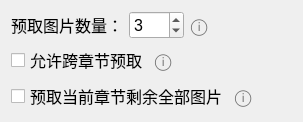
          <widget class="QFrame" name="prefetchFrame">
           <property name="font">
            <font>
             <pointsize>12</pointsize>
            </font>
           </property>
           <layout class="QVBoxLayout" name="prefetchLayout">
            <item>
             <layout class="QHBoxLayout" name="prefetchCountLayout">
              <item>
               <widget class="QLabel" name="prefetchCountLabel">
                <property name="text">
                 <string>预取图片数量：</string>
                </property>
               </widget>
              </item>
              <item>
               <widget class="WheelSpinBox" name="prefetchCount">
                <property name="minimum">
                 <number>1</number>
                </property>
                <property name="maximum">
                 <number>100</number>
                </property>
                <property name="value">
                 <number>3</number>
                </property>
               </widget>
              </item>
              <item>
               <widget class="QLabel" name="prefetchCountHelp">
                <property name="maximumSize">
                 <size><width>24</width><height>24</height></size>
                </property>
                <property name="styleSheet"><string notr="true">color: rgb(110, 110, 110); font-size: 16px;</string></property>
                <property name="toolTip">
                 <string>设置当前页之后预取的图片数量，下载并发数固定为5</string>
                </property>
                <property name="text"><string>ⓘ</string></property>
                <property name="alignment"><set>Qt::AlignCenter</set></property>
               </widget>
              </item>
              <item>
               <spacer name="prefetchCountSpacer">
                <property name="orientation"><enum>Qt::Horizontal</enum></property>
                <property name="sizeHint" stdset="0"><size><width>40</width><height>20</height></size></property>
               </spacer>
              </item>
             </layout>
            </item>
            <item>
             <layout class="QHBoxLayout" name="crossChapterPrefetchLayout">
              <item><widget class="QCheckBox" name="crossChapterPrefetch"><property name="text"><string>允许跨章节预取</string></property></widget></item>
              <item>
               <widget class="QLabel" name="crossChapterPrefetchHelp">
                <property name="maximumSize"><size><width>24</width><height>24</height></size></property>
                <property name="styleSheet"><string notr="true">color: rgb(110, 110, 110); font-size: 16px;</string></property>
                <property name="toolTip"><string>预取页数大于剩余页数时，提前预取下一章节</string></property>
                <property name="text"><string>ⓘ</string></property>
                <property name="alignment"><set>Qt::AlignCenter</set></property>
               </widget>
              </item>
              <item><spacer name="crossChapterPrefetchSpacer"><property name="orientation"><enum>Qt::Horizontal</enum></property><property name="sizeHint" stdset="0"><size><width>40</width><height>20</height></size></property></spacer></item>
             </layout>
            </item>
            <item>
             <layout class="QHBoxLayout" name="prefetchWholeChapterLayout">
              <item><widget class="QCheckBox" name="prefetchWholeChapter"><property name="text"><string>预取当前章节剩余全部图片</string></property></widget></item>
              <item>
               <widget class="QLabel" name="prefetchWholeChapterHelp">
                <property name="maximumSize"><size><width>24</width><height>24</height></size></property>
                <property name="styleSheet"><string notr="true">color: rgb(110, 110, 110); font-size: 16px;</string></property>
                <property name="toolTip"><string>忽略预取数量限制，预取当前页之后直到本章末尾的全部图片</string></property>
                <property name="text"><string>ⓘ</string></property>
                <property name="alignment"><set>Qt::AlignCenter</set></property>
               </widget>
              </item>
              <item><spacer name="prefetchWholeChapterSpacer"><property name="orientation"><enum>Qt::Horizontal</enum></property><property name="sizeHint" stdset="0"><size><width>40</width><height>20</height></size></property></spacer></item>
             </layout>
            </item>
           </layout>
          </widget>
